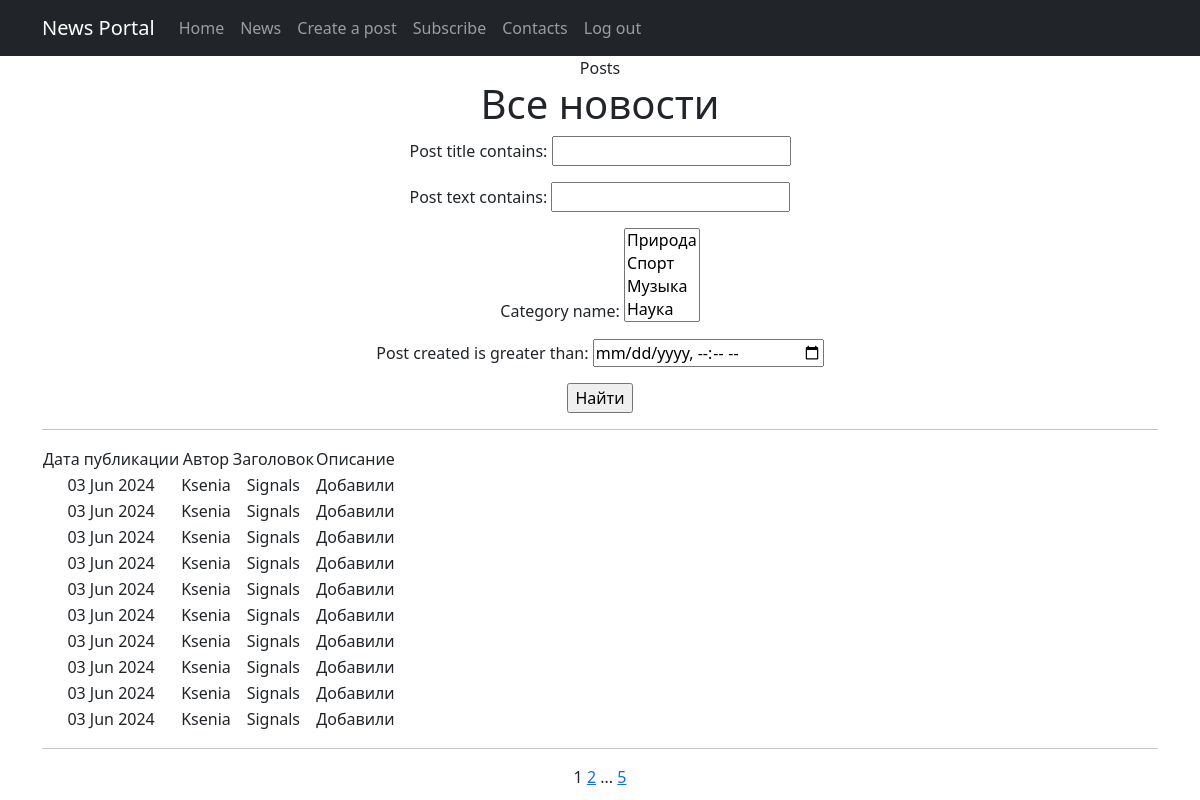
Before: /news/ with the older database file.
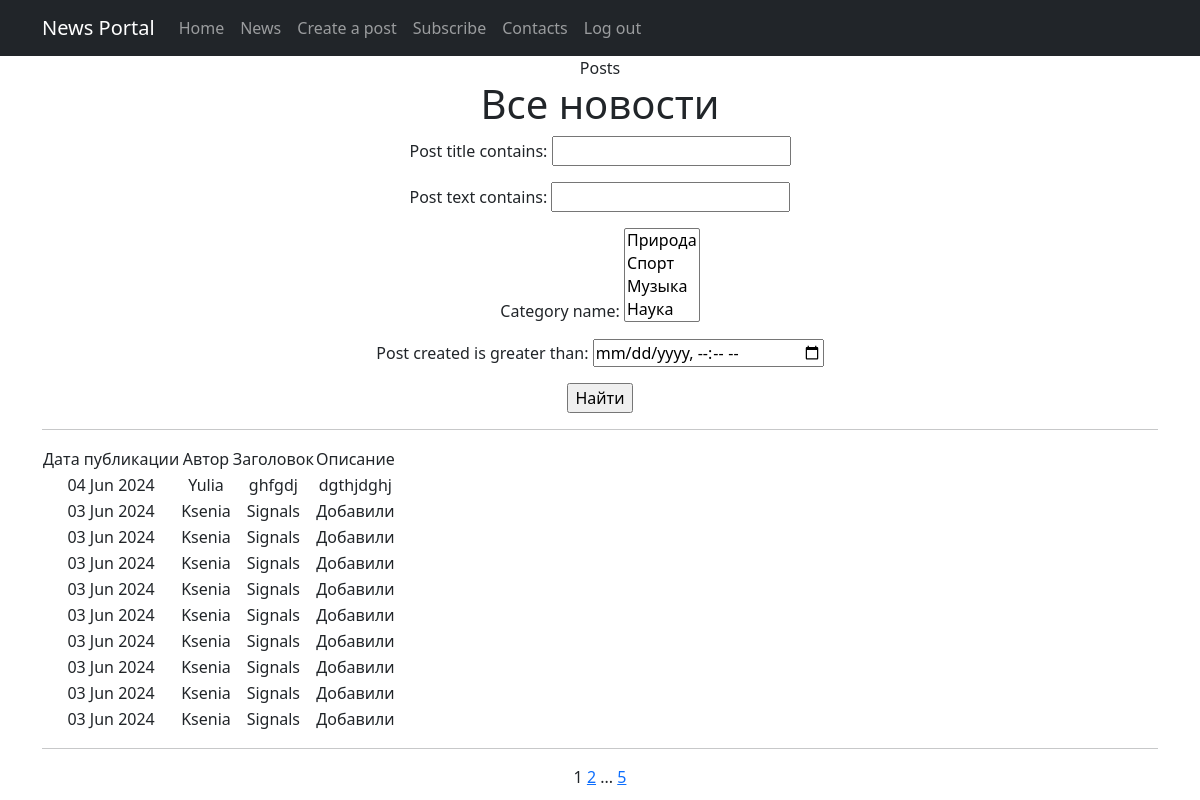
After: the same page with the newer database file.
### news/models.py (models this page shows, shortened)
class Post(models.Model):
    author = models.ForeignKey(Author, on_delete=models.PROTECT)  # Чтобы с удалением автора не удалялись его статьи
    news_post = 'NE'
    article = 'AR'
    POST_TYPES = [
        (news_post, 'Новость'),
        (article, 'Статья')
    ]
    class Meta:
        verbose_name = 'Пост'
        verbose_name_plural = 'Посты'
    post_type = models.CharField(max_length=2, choices=POST_TYPES, default=news_post)
    post_created = models.DateTimeField(auto_now_add=True) # Автоматическое добавление даты создания
    category_names = models.ManyToManyField(Category, through='PostCategory')
    post_title = models.CharField(max_length=256)
    post_text = models.TextField()
    post_rating = models.IntegerField(default=0)
    template_name = 'NewsPaper/news/templates/news/post_detail.html'

class Author(models.Model):
    author_user = models.OneToOneField(User, on_delete=models.CASCADE)
    author_rating = models.DecimalField(default=0, decimal_places=2, max_digits=5)  # 2 знака после запятой
    def __str__(self):
        return f'{self.author_user}'
    class Meta:
        verbose_name = 'Автор'
        verbose_name_plural = 'Авторы'

### news/views.py (the view)
# urls.py: path('', cache_page(60)(PostList.as_view()), name = 'post_list'),
class PostList(ListView):
    model = Post
    context_object_name = 'Posts'
    template_name = 'flatpages/news.html'
    ordering = '-post_created'
    paginate_by = 10 # количество записей на странице
    def get_queryset(self):
        queryset = super().get_queryset()
        self.filterset = PostFilter(self.request.GET, queryset)
        return self.filterset.qs
    def get_context_data(self, **kwargs):
        context = super().get_context_data(**kwargs)
        context['filterset'] = self.filterset
        return context

### news/models.py (called while the page is built)
    def __str__(self):
        return self.category_name

### news/templatetags/custom_tags.py (called while the page is built)
@register.simple_tag(takes_context=True)
def url_replace(context, **kwargs):
   d = context['request'].GET.copy()
   for k, v in kwargs.items():
       d[k] = v
   return d.urlencode()

### templates/flatpages/news.html (shortened to what this page needs)
{% extends 'flatpages/default.html' %}
{% load custom_filters %}
{% load custom_tags %}
{% block title %}
Posts
{% endblock title %}
{% block content %}
   <h1>Все новости</h1>
   <form action="" method="get">
       {{ filterset.form.as_p }}
       <input type="submit" value="Найти" />
   </form>
   <hr>
   {% if Posts %}
       <table>
           <tr>
               <td>Дата публикации</td>
               <td>Автор</td>
               <td>Заголовок</td>
               <td>Описание</td>
           </tr>
           {% for post in Posts %}
           <tr>
               <td>{{ post.post_created|date:'d M Y' }}</td>
               <td>{{ post.author }}</td>
               <td>{{ post.post_title }}</td>
               <td>{{ post.post_text|truncatechars:20 }}</td>
                <td>
                </td>
           </tr>
           {% endfor %}
       </table>
       <hr>
   {% else %}
       <h2>Новостей нет!</h2>!
   {% endif %}
   {{ page_obj.number }}
   {% if page_obj.has_next %}
       <a href="?{% url_replace page=page_obj.next_page_number %}">{{ page_obj.next_page_number }}</a>
       {% if paginator.num_pages != page_obj.next_page_number %}
           ...
           <a href="?{% url_replace page=page_obj.paginator.num_pages %}">{{ page_obj.paginator.num_pages }}</a>
       {% endif %}
   {% endif %}
{% endblock content %}

### templates/flatpages/default.html (shortened to what this page needs)
<!DOCTYPE html>
<html lang="en">
    <head>
        {% load static %}
        <link href="{% static 'css/styles.css' %}" rel="stylesheet" />
    </head>
    <body>
        <nav class="navbar navbar-expand-lg navbar-dark bg-dark static-top">
   <div class="container">
       <a class="navbar-brand" href="#">News Portal</a>
       <div class="collapse navbar-collapse" id="navbarResponsive">
           <ul class="navbar-nav ml-auto">
           <li class="nav-item">
                   <a class="nav-link" href="/default/">Home</a>
           </li>
               <li class="nav-item">
                   <a class="nav-link" href="/news/">News</a>
               </li>
               <li class="nav-item">
                   <a class="nav-link" href="/news/create">Create a post</a>
               </li>
               <li class="nav-item">
                   <a class="nav-link" href="/news/subscriptions">Subscribe</a>
               </li>
               <li class="nav-item">
                   <a class="nav-link" href="/contacts/">Contacts</a>
               </li>
               <li class="nav-item">
                   <a class="nav-link" href="/accounts/logout/">Log out</a>
               </li>
           </ul>
       </div>
   </div>
</nav>
    <div class="container">
        <div class="row">
            <div class="col-lg-12 text-center">
                {% block title %}
                {% endblock title %}
                {% block content %}{% endblock content %}
            </div>
        </div>
    </div>
    </body>
</html>

Changed rows visible on the page:
no longer on this page (row unchanged): Post: post_created "03 Jun 2024", author "Ksenia", post_title "Signals", post_text "Добавили"
added Post: post_created "04 Jun 2024", author "Yulia", post_title "ghfgdj", post_text "dgthjdghj"
